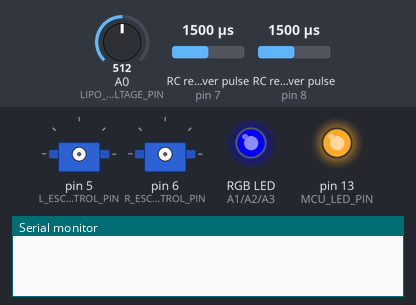
The sketch below on a simulated Arduino Uno, built for the host (arithmetic inside an expression is 32-bit, double 64-bit). Shown: 2 × servo, an RGB LED mixed from three pins (HIGH = lit), output pins drawn as LEDs (lit = HIGH), the last lines printed to the serial monitor. Wiring (inferred from the names in the program): 2 × RC receiver channel: data pin 7 / data pin 8. Dashed ring = blinking. The inputs (shaded band) are chosen by the test bench; at power-on: A0 (LIPO_VOLTAGE_PIN) = 512, RC receiver pulse (sensors on pin 7, pin 8) 1500 µs.

Above: at 0.1 s.
At 3.2 s:
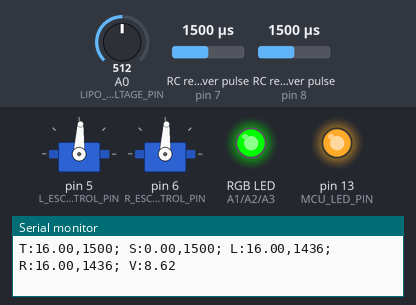
3.3 s: A0 (LIPO_VOLTAGE_PIN) set to 400
5.2 s: A0 (LIPO_VOLTAGE_PIN) set to 378
At 6.5 s:
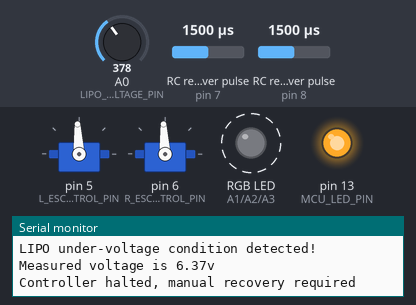
Timing chart, 0 to 14.7 s (numbered marks = the images above; inputs shaded):
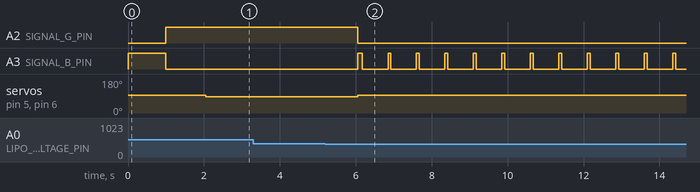

Measured:
- the behaviour switches between 392 and 391 on A0 (LIPO_VOLTAGE_PIN) (found by bisection; images 1 and 2)
- after the input at 5.2 s, A2 (SIGNAL_G_PIN): HIGH → LOW after 0.86 s; A3 (SIGNAL_B_PIN): alternates HIGH for 0.08 s and LOW for 0.68 s, starting after 0.86 s; servo on pin 5 (L_ESC_CONTROL_PIN), servo on pin 6 (R_ESC_CONTROL_PIN): 87° → 93° after 0.86 s

The sketch:

tank_controller.ino
```cpp
/*
 * Wiring diagram
 *
 *                                                               +-----| usb |-----+
 *                            +--------+   +---------+           |gnd           vin|
 * +------------+             |  R-ESC |   |  L-ESC  |           |0            agnd|
 * |        elev|-----\       +--------+   +---------+           |1            3.3v|
 * |        aile|---\  \           ^            ^                |2              23|
 * |        thro|    \  \          |            |                |3              22|
 * |        rudd|     \  \         |            |                |4              21|
 * |        gear|      \  \        |            \----------------|5              20|
 * |        aux1|       \  \       \-----------------------------|6              19|
 * |        aux2|        \  \----------------------------------->|7              18|
 * +------------+         \------------------------------------->|8              17|------> signal led blue
 *                                                               |9              16|------> signal led green
 *                                                               |10             A1|------> signal led red
 *                                                               |11             A0|<---- lipo voltage
 *                                                               |12             13|
 *                                                               +-----------------+
 */

#include "Servo.h"

#define DEBUG         // Enable a debug build

// Pins on which we receive input from the RC receiver
#define THROTTLE_IN_PIN 7   // Connected to elevation channel on receiver
#define STEERING_IN_PIN 8   // Connected to aileron channel on receiver

// Pins on which we control the motor ESC for the tracks
#define L_ESC_CONTROL_PIN 5 // Connected to servo control of left motor
#define R_ESC_CONTROL_PIN 6 // Connected to servo control of right motor

// Pins on which the voltage of the LIPO is measured using a resistor divider
#define LIPO_VOLTAGE_PIN A0 // Connected to LIPO via resistor-divider circuit

// Pin used to signal that the controller is powered on
#define MCU_LED_PIN 13

// Pins used for the RGB signalling led
#define SIGNAL_R_PIN A1 // Meh .. pin broken?
#define SIGNAL_G_PIN A2
#define SIGNAL_B_PIN A3

// Bit flags used for signalling changes on receiver channels
#define THROTTLE_FLAG 1
#define STEERING_FLAG 2
#define VOLTAGE_FLAG  4

// Input voltage as measured from DC-DC converter
#define INPUT_VOLTAGE 8

// LIPO undervoltage cutoff value
#define LIPO_CUTOFF_VOLTAGE 6.6

// Maximum value for ADC read
#define ADC_MAX 475.0

// RX701 min/max readings
#define THROTTLE_MIN      1165
#define THROTTLE_NEUTRAL  1565
#define THROTTLE_MAX      1966

#define STEERING_MIN      1091
#define STEERING_NEUTRAL  1489
#define STEERING_MAX      1892

// Midpoint tolerance for servo stick position
#define SERVO_MIDPOINT_TOLERANCE 3

// Various timing values for the motor ESCs
#define ESC_MIN           1100
#define ESC_NEUTRAL       1500
#define ESC_MAX           1800

#define ESC_FWD_MAX_VALUE 1800  // in microseconds
#define ESC_RWD_MAX_VALUE 1100  // in microseconds
#define ESC_NEUTRAL_VALUE 1500  // in microseconds
#define ESC_ARMING_DELAY  500   // in microseconds

// Values used for timing of signal led flash
#define FLASH_PERIOD    750  // in ms
#define FLASH_DURATION  75   // in ms

#define MOTOR_UPDATE_STEPS    5
#define MOTOR_UPDATE_INTERVAL 20000

// Color values
#define BLACK       0
#define RED         1
#define GREEN       2
#define BLUE        3
#define MAGENTA     4
#define LIGHT_GREEN 5
#define ORANGE      6

// Timing values used for flashing the signal led during bootup
#define RECEIVER_ACTIVE_FLASH_DURATION    25    // in ms
#define RECEIVER_ACTIVE_FLASH_PERIOD      750   // in ms

// Timing values used for controlling the ESC's
#define ESC_UPDATE_PERIOD                 20    // in ms

// Timing values used for measuring the voltage
#define VOLTMETER_UPDATE_PERIOD           1000   // in ms

// Macro used to get the voltage
#define READ_VOLTAGE (analogRead(LIPO_VOLTAGE_PIN) * INPUT_VOLTAGE) / ADC_MAX

struct color {
  uint8_t red;
  uint8_t green;
  uint8_t blue;
} colors[] = {
  {   0,   0,   0 },    // Black
  { 255,   0,   0 },    // Red
  {   0, 255,   0 },    // Green
  {   0,   0, 255 },    // Blue
  { 255,   0, 255 },    // Magenta
  { 255, 255,   0 },    // Light green
  { 0,     0, 128 },    // Orange
};

// Status register for incoming receiver signals
volatile uint8_t SharedStateFlags;

// Shared variables, written by ISR and read by main loop
volatile int ThrottleInShared;
volatile int SteeringInShared;

volatile int WantedLeftThrottle;
int CurrentLeftThrottle;

volatile int WantedRightThrottle;
int CurrentRightThrottle;

volatile int ThrottleLeftShared;
volatile int ThrottleRightShared;

// Variables used inside ISR to record rising edge of pulse
uint32_t ThrottleInStart;
uint32_t SteeringInStart;

float LipoVoltage;                // Used to check the voltage of the lipo battery

// The currently selected signal color
color currentColor;

// Timing value used for flashing the led
uint16_t FlashStart;

// Various timing values used to trigger events
int ReceiverActiveTimer = 0;    // Used for checking that the receiver is transmitting values
int ESCUpdateTimer = 0;         // Used for updating the ESCs in a regular manner
int VoltMeterTimer = 0;         // Used for measuring the voltage

// Used for debugging inside of the mainloop
uint32_t DebugTimer;

// Used to hold the debug message in the mainloop
#ifdef DEBUG
  String debugMessage;
#endif

// Servo objects used to control the motor ESCs
Servo LeftESC;
Servo RightESC;

// ISR used to read the incoming PWM signal for the throttle channel
void readThrottle()
{
  if (digitalRead(THROTTLE_IN_PIN) == HIGH)
  {
    ThrottleInStart = micros();
  }
  else
  {
    ThrottleInShared = (uint16_t)(micros() - ThrottleInStart);
    SharedStateFlags |= THROTTLE_FLAG;
  }
}

// ISR used to read the incoming PWM signal for the steering channel
void readSteering()
{
  if (digitalRead(STEERING_IN_PIN) == HIGH)
  {
    SteeringInStart = micros();
  }
  else
  {
    SteeringInShared = (uint16_t)(micros() - SteeringInStart);
    SharedStateFlags |= STEERING_FLAG;
  }
}

// ISR used to flash the signal led if required
void FlashSignalLed()
{
  if (!FlashStart) {
    FlashStart = millis();
    analogWrite(SIGNAL_R_PIN, constrain(currentColor.red, 0, 255));
    analogWrite(SIGNAL_G_PIN, constrain(currentColor.green, 0, 255));
    analogWrite(SIGNAL_B_PIN, constrain(currentColor.blue, 0, 255));
  }

  if ((millis() - FlashStart) > FLASH_DURATION) {
    analogWrite(SIGNAL_R_PIN, 0);
    analogWrite(SIGNAL_G_PIN, 0);
    analogWrite(SIGNAL_B_PIN, 0);
  }

  if ((millis() - FlashStart) > FLASH_PERIOD) {
    FlashStart = 0;
  }
}

// Set the color of the signal RGB led to a certain value
void setSignalColor(color c)
{
  analogWrite(SIGNAL_R_PIN, constrain(c.red, 0, 255));
  analogWrite(SIGNAL_G_PIN, constrain(c.green, 0, 255));
  analogWrite(SIGNAL_B_PIN, constrain(c.blue, 0, 255));
  currentColor = c;
}

// Routine that runs whenever a failsafe condition is needed. This routine never returns
void RunFailsafeLoop(color c)
{
  // Disable interrupts to prevent further actions
  noInterrupts();

  // Make sure we show the correct color
  setSignalColor(c);

  // Disable all currently running ISRs
  detachInterrupt(digitalPinToInterrupt(THROTTLE_IN_PIN));
  detachInterrupt(digitalPinToInterrupt(STEERING_IN_PIN));

  // Stop motors from running
  LeftESC.writeMicroseconds(ESC_NEUTRAL);
  RightESC.writeMicroseconds(ESC_NEUTRAL);

#ifdef DEBUG
  Serial.print("Controller halted, manual recovery required");
#endif
  for (;;) {
    setSignalColor(c);
    delay(FLASH_DURATION);
    setSignalColor(colors[BLACK]);
    delay(FLASH_PERIOD-FLASH_DURATION);
  }
}

int PercentToPWM(int percentValue)
{
  // Input value between -100 and 100, center on 0
  // Output value between 1100 and 1800, center on 1500
  if (percentValue >= 0) {
    return map(percentValue, 0, 100, ESC_NEUTRAL, ESC_MIN);
  } else {
    return map(percentValue, 0, -100, ESC_NEUTRAL, ESC_MAX);
  }
}

int DampenAtNeutral(int pwmValue, int neutralValue)
{
  // Prevents jitter around the servo neutral point
  if ((pwmValue > neutralValue) && ((pwmValue - neutralValue) < SERVO_MIDPOINT_TOLERANCE)) {
    return neutralValue;
  }

  if ((pwmValue < neutralValue) && ((neutralValue - pwmValue) < SERVO_MIDPOINT_TOLERANCE)) {
    return neutralValue;
  }

  return pwmValue;
}

void setup()
{
  bool ThrottleTriggered = false;   // Used to check if throttle signal is received
  bool SteeringTriggered = false;   // Used to check if steering signal is received

  // Configure pins
  pinMode(THROTTLE_IN_PIN, INPUT);            // Attached to RX-701 elevation channel
  pinMode(STEERING_IN_PIN, INPUT);            // Attached to RX-701 aileron channel
  pinMode(LIPO_VOLTAGE_PIN, INPUT_PULLDOWN);  // Attached to voltage divider connected to main voltage
  pinMode(MCU_LED_PIN, OUTPUT);               // Attached to the onboard mcu led
  pinMode(SIGNAL_R_PIN, OUTPUT);              // Attached to signal led via transistor  (something is broken here)
  pinMode(SIGNAL_G_PIN, OUTPUT);              // Attached to signal led via transistor
  pinMode(SIGNAL_B_PIN, OUTPUT);              // Attached to signal led via transistor

  // Signal that the controller is activated
  digitalWrite(MCU_LED_PIN, HIGH);            // Signal that the MCU is active

  // Signal that the controller is booting
  setSignalColor(colors[BLUE]);               // Signal that the controller is booting

#ifdef DEBUG
  // Initialize serial port to 9600 8n1
  Serial.begin(9600);
  delay(1000);
  Serial.println("Controller booting");
#endif

  // Activate the failsave mechanism if a lipo undervoltage condition is detected
  LipoVoltage = READ_VOLTAGE;
  if (LipoVoltage <= LIPO_CUTOFF_VOLTAGE) {
    RunFailsafeLoop(colors[BLUE]);
  }

  // Activate ISRs to read incoming receiver values
  attachInterrupt(digitalPinToInterrupt(THROTTLE_IN_PIN), readThrottle, CHANGE);
  attachInterrupt(digitalPinToInterrupt(STEERING_IN_PIN), readSteering, CHANGE);

  // Make sure we are connected to the transmitter before continuing bootup
  ReceiverActiveTimer = millis();
  setSignalColor(colors[GREEN]);
  Serial.print("Waiting for receiver to become active");
  while ((!ThrottleTriggered) || (!SteeringTriggered)) {
    if (SharedStateFlags & THROTTLE_FLAG) {
      ThrottleTriggered = true;
    }
    if (SharedStateFlags & STEERING_FLAG) {
      SteeringTriggered = true;
    }

    if ((millis() - ReceiverActiveTimer) > RECEIVER_ACTIVE_FLASH_DURATION) {
      setSignalColor(colors[BLACK]);
    }

    if ((millis() - ReceiverActiveTimer) > RECEIVER_ACTIVE_FLASH_PERIOD) {
      setSignalColor(colors[GREEN]);
      ReceiverActiveTimer = millis();
      Serial.print(".");
    }
  }
  Serial.println(" attached to transmitter");

  // Signal that the receiver is connected
  setSignalColor(colors[GREEN]);

  // Initialize timer variables used inside of the mainloop
  ESCUpdateTimer = millis();
  VoltMeterTimer = millis();

  // Initialize motors to the neutral position
  CurrentLeftThrottle = 1500;
  CurrentRightThrottle = 1500;

#ifdef DEBUG
  Serial.print("Arming motor controllers: ");
#endif
  LeftESC.attach(L_ESC_CONTROL_PIN);
  LeftESC.writeMicroseconds(1500);
  RightESC.attach(R_ESC_CONTROL_PIN);
  RightESC.writeMicroseconds(1500);
  delay(1000);
#ifdef DEBUG
  Serial.println("done");
#endif
}

void loop()
{
  static int ThrottleIn;        // Elevation servo value as read from the receiver
  static int SteeringIn;        // Aileron servo value as read from the receiver
  static float ThrottlePercent; // Amount of input throttle, from 100(full forward), 0(neutral) to -100(full backward)
  static float SteeringPercent; // Amount of input steering, from 100(full left), 0(neutral) to -100(full right)
  static float LeftPercent;     // Amount of left throttle, from 100(full forward), 0(neutral) to -100(full backward)
  static float RightPercent;    // Amount of right throttle, from 100(full forward), 0(neutral) to -100(full backward)
  static float CV;              // Used for intermediary calculations
  static float CW;              // Used for intermediary calculations
  static int ThrottleLeft;      // Amount of left throttle, expressed in servo values
  static int ThrottleRight;     // Amount of right throttle, expressed in servo values

  uint8_t StateFlags;           // Local copy of ISR status register
  bool ThrottleChanged = false; // State flag used to to determine if the input throttle changed
  bool SteeringChanged = false; // State flag used to determine if the input steering changed

  /* Check if we have updated values for any receiver channels. Disable interrupts while doing so, so we can
   *  safely read the values that are written by ISR's
   */
  if (SharedStateFlags)
  {
    // Disable processing of interrupts
    noInterrupts();

    // Grab a local copy of the ISR state flags
    StateFlags = SharedStateFlags;

    // Update throttle value if changed and signal this
    if (StateFlags & THROTTLE_FLAG)
    {
      ThrottleIn = constrain(ThrottleInShared, THROTTLE_MIN, THROTTLE_MAX);
      ThrottleChanged = true;
    }

    // Update steering value if changed and signal this
    if (StateFlags & STEERING_FLAG)
    {
      SteeringIn = constrain(SteeringInShared, STEERING_MIN, STEERING_MAX);
      SteeringChanged = true;
    }

    // Clear shared status register
    SharedStateFlags = 0;
    interrupts();
  }

  // Convert throttle servo values to percentages
  if (ThrottleChanged) {
    ThrottleIn = DampenAtNeutral(ThrottleIn, THROTTLE_NEUTRAL);
    if (ThrottleIn <= 1500) {
      ThrottlePercent = constrain(map(ThrottleIn, THROTTLE_NEUTRAL, THROTTLE_MIN, 0, 100), 0, 100);
    } else {
      ThrottlePercent = constrain(map(ThrottleIn, THROTTLE_NEUTRAL, THROTTLE_MAX, 0, -100), -100, 0);
    }
  }

  // Convert steering servo values to percentages
  if (SteeringChanged) {
    SteeringIn = DampenAtNeutral(SteeringIn, STEERING_NEUTRAL);
    if (SteeringIn <= 1500) {
      SteeringPercent = constrain(map(SteeringIn, STEERING_NEUTRAL, STEERING_MIN, 0, 100), 0, 100);
    } else {
      SteeringPercent = constrain(map(SteeringIn, STEERING_NEUTRAL, STEERING_MAX, 0, -100), -100, 0);
    }
  }

  // Recalculate new values for left and right throttle
  if (ThrottleChanged || SteeringChanged) {
    CV = (100-abs(ThrottlePercent)) * (SteeringPercent / 100) + SteeringPercent;
    CW = (100-abs(SteeringPercent)) * (ThrottlePercent / 100) + ThrottlePercent;
    LeftPercent = (CV - CW) / 2;
    RightPercent = (CV + CW) / 2;

    // Invert left esc value
    if (LeftPercent <= 0) {
      LeftPercent = map(LeftPercent, 0, -100, 0, 100);
    } else {
      LeftPercent = map(LeftPercent, 0, 100, 0, -100);
    }

    // Convert the left+right throttle percentages to servo values
    ThrottleLeft = PercentToPWM(LeftPercent);
    ThrottleRight = PercentToPWM(RightPercent);
  }

  // Update the ESC's with new values every 20ms
  if ((millis() - ESCUpdateTimer) > ESC_UPDATE_PERIOD) {
    LeftESC.writeMicroseconds(ThrottleLeft);
    RightESC.writeMicroseconds(ThrottleRight);
    ESCUpdateTimer = millis();
  }

  // Read the voltage of the lipo every second
  if ((millis() - VoltMeterTimer) > VOLTMETER_UPDATE_PERIOD) {
    LipoVoltage = READ_VOLTAGE;
    VoltMeterTimer = millis();
  }

  // Activate failsafe mode if an undervoltage situation occurs.
  if (LipoVoltage <= LIPO_CUTOFF_VOLTAGE) {
#ifdef DEBUG
    Serial.print("LIPO under-voltage condition detected! Measured voltage is ");
    Serial.print(LipoVoltage);
    Serial.println("v");
#endif
    RunFailsafeLoop(colors[BLUE]);
  }

  // Finally, clear the local copy of the status register
  StateFlags = 0;

#ifdef DEBUG
  if ((millis() - DebugTimer) > 1000)
  {
    debugMessage = "T:";
    debugMessage += ThrottlePercent;
    debugMessage += ",";
    debugMessage += ThrottleIn;

    debugMessage += "; S:";
    debugMessage += SteeringPercent;
    debugMessage += ",";
    debugMessage += SteeringIn;

    debugMessage += "; L:";
    debugMessage += LeftPercent;
    debugMessage += ",";
    debugMessage += ThrottleLeft;

    debugMessage += "; R:";
    debugMessage += RightPercent;
    debugMessage += ",";
    debugMessage += ThrottleRight;

    debugMessage += "; V:";
    debugMessage += LipoVoltage;

    Serial.println(debugMessage);

    DebugTimer = millis();
  }
#endif
}
```
